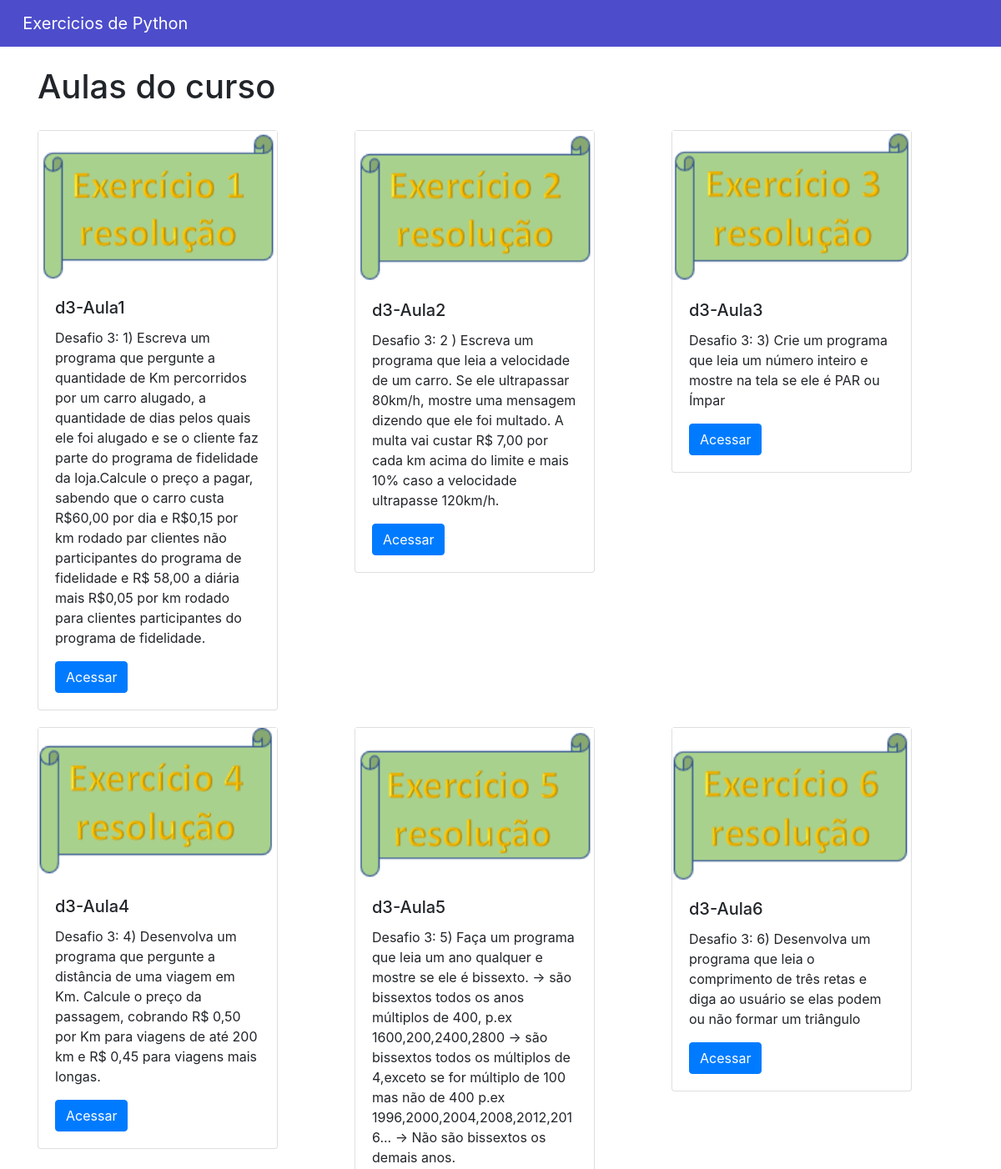
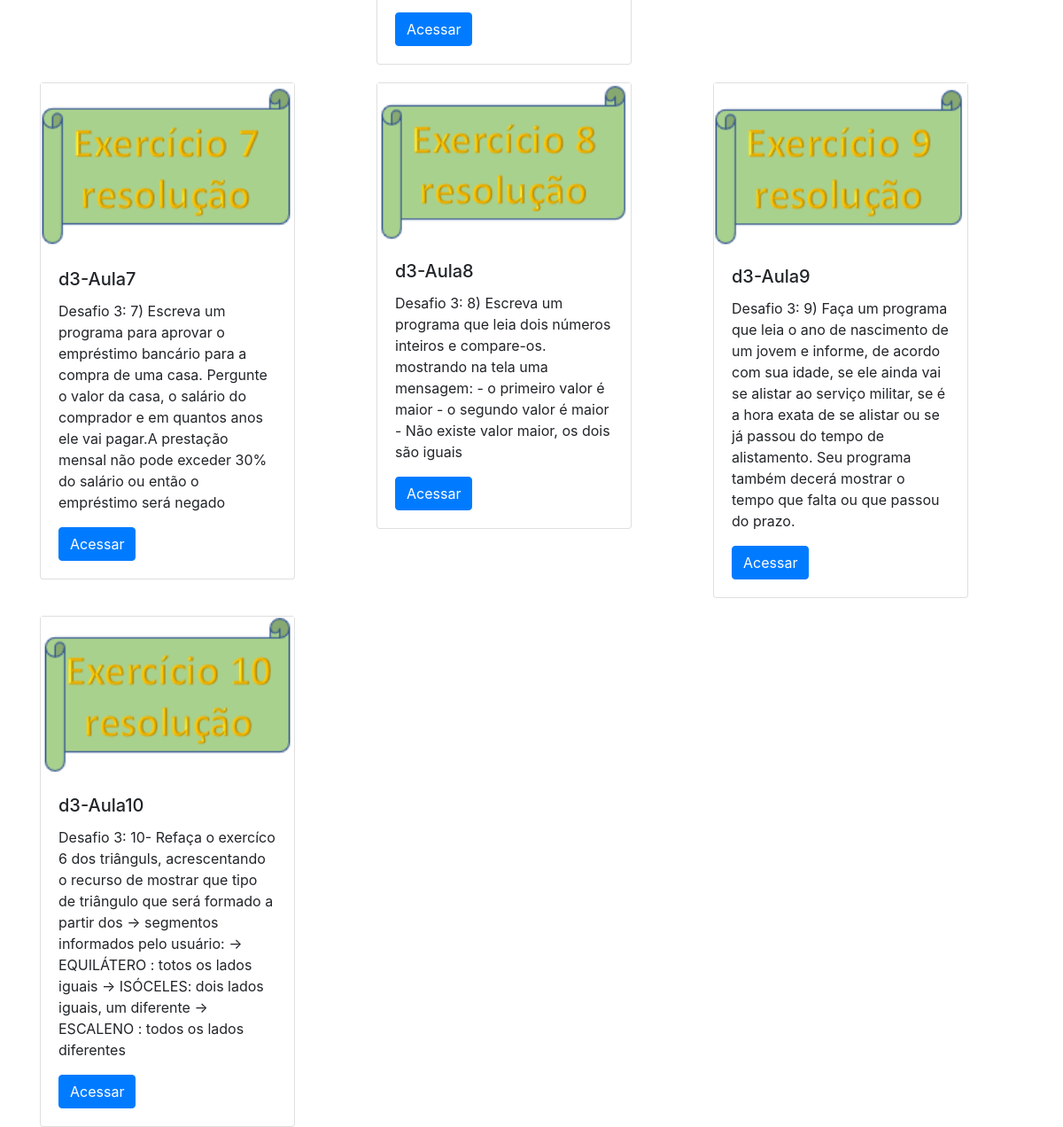
Screenshot of /home/curso/6 with the database file from the repository (2 pictures, top to bottom).
### cursos/models.py (models this page shows, shortened)
class Aulas(models.Model):
    nome = models.CharField(max_length = 100)
    descricao =  models.TextField()
    aula = models.FileField(upload_to = 'aulas')
    capa = models.ImageField(upload_to = 'capa')
    curso = models.ForeignKey(Cursos, on_delete = models.DO_NOTHING)

### cursos/views.py (the view)
# urls.py: path('curso/<int:id>', views.curso, name='curso'),
def curso(request, id):
    v_curso = Cursos.objects.get(id = id)
    usuario_logado = request.session.get('usuario')
    aulas = Aulas.objects.filter(curso = v_curso)
    return render(request, 'curso.html', {'aulas': aulas,'usuario': usuario_logado})

### cursos/templates/curso.html (shortened to what this page needs)
{% extends 'base.html'%}
{% block 'body' %}
<div class="container">
  <br>
  <h1>Aulas do curso</h1>
  <div class="row">
      {% for i in aulas %}
          <div style="margin-top: 20px;" class="col-md">
              <div class="card" style="width: 18rem;">
                <img src="{{i.capa.url}}">
                  <div class="card-body">
                    <h5 class="card-title">{{i.nome}}</h5>
                    <p class="card-text">{{i.descricao}}</p>
                    <a href="{% url 'aula' i.id %}" class="btn btn-primary">Acessar</a>
                  </div>
                </div>
          </div>
      {% endfor %}
  </div>
</div>
{% endblock %}

### rows the page displays
Aulas: capa (picture), nome "d3-Aula1", descricao "Desafio 3: 1) Escreva um programa que pergunte a quantidade de Km percorridos por um carro alugado, a quantidade de dias pelos quais ele foi alugado e se o cliente faz parte do programa de fidelidade da loja.Calcule o preço a pagar, sabendo que o carro custa R$60,00 por dia e R$0,15 por km rodado par clientes não participantes do programa de fidelidade e R$ 58,00 a diária mais R$0,05 por km rodado para clientes participantes do programa de fidelidade."
Aulas: capa (picture), nome "d3-Aula2", descricao "Desafio 3: 2 ) Escreva um programa que leia a velocidade de um carro. Se ele ultrapassar 80km/h, mostre uma mensagem dizendo que ele foi multado. A multa vai custar R$ 7,00 por cada km acima do limite e mais 10% caso a velocidade ultrapasse 120km/h."
Aulas: capa (picture), nome "d3-Aula3", descricao "Desafio 3: 3) Crie um programa que leia um número inteiro e mostre na tela se ele é PAR ou Ímpar"
Aulas: capa (picture), nome "d3-Aula4", descricao "Desafio 3: 4) Desenvolva um programa que pergunte a distância de uma viagem em Km. Calcule o preço da passagem, cobrando R$ 0,50 por Km para viagens de até 200 km e R$ 0,45 para viagens mais longas."
Aulas: capa (picture), nome "d3-Aula5", descricao "Desafio 3: 5) Faça um programa que leia um ano qualquer e mostre se ele é bissexto. -> são bissextos todos os anos múltiplos de 400, p.ex 1600,200,2400,2800 -> são bissextos todos os múltiplos de 4,exceto se for múltiplo de 100 mas não de 400 p.ex 1996,2000,2004,2008,2012,2016... -> Não são bissextos os demais anos."
Aulas: capa (picture), nome "d3-Aula6", descricao "Desafio 3: 6) Desenvolva um programa que leia o comprimento de três retas e diga ao usuário se elas podem ou não formar um triângulo"
Aulas: capa (picture), nome "d3-Aula7", descricao "Desafio 3: 7) Escreva um programa para aprovar o empréstimo bancário para a compra de uma casa. Pergunte o valor da casa, o salário do comprador e em quantos anos ele vai pagar.A prestação mensal não pode exceder 30% do salário ou então o empréstimo será negado"
Aulas: capa (picture), nome "d3-Aula8", descricao "Desafio 3: 8) Escreva um programa que leia dois números inteiros e compare-os. mostrando na tela uma mensagem: - o primeiro valor é maior - o segundo valor é maior - Não existe valor maior, os dois são iguais"
Aulas: capa (picture), nome "d3-Aula9", descricao "Desafio 3: 9) Faça um programa que leia o ano de nascimento de um jovem e informe, de acordo com sua idade, se ele ainda vai se alistar ao serviço militar, se é a hora exata de se alistar ou se já passou do tempo de alistamento. Seu programa também decerá mostrar o tempo que falta ou que passou do prazo."
Aulas: capa (picture), nome "d3-Aula10", descricao "Desafio 3: 10- Refaça o exercíco 6 dos triânguls, acrescentando o recurso de mostrar que tipo de triângulo que será formado a partir dos -> segmentos informados pelo usuário: -> EQUILÁTERO : totos os lados iguais -> ISÓCELES: dois lados iguais, um diferente -> ESCALENO : todos os lados diferentes"
